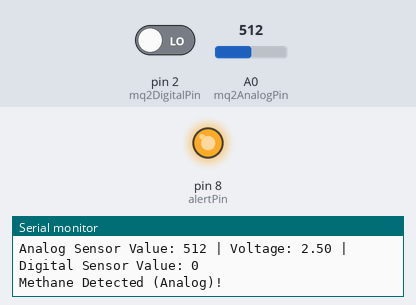
The sketch below on a simulated Arduino Uno, built with avr-gcc and run on an emulated ATmega328P. Shown: output pins drawn as LEDs (lit = HIGH), the last lines printed to the serial monitor. Dashed ring = blinking. The inputs (shaded band) are chosen by the test bench; at power-on: A0 (mq2AnalogPin) = 512, pin 2 (mq2DigitalPin) LOW.

Above: at 1.8 s.
1.9 s: A0 (mq2AnalogPin) set to 313
3.4 s: A0 (mq2AnalogPin) set to 294
At 5.0 s:
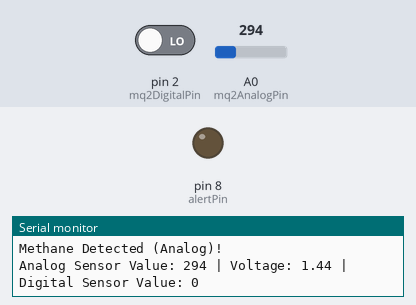
5.6 s: pin 2 (mq2DigitalPin) driven HIGH
At 6.6 s:
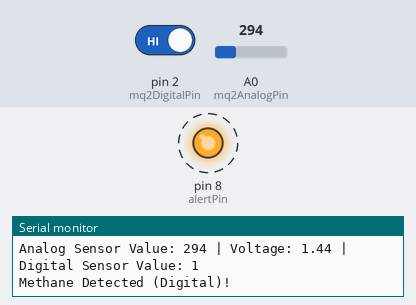
8.7 s: pin 2 (mq2DigitalPin) driven LOW
At 10.3 s:
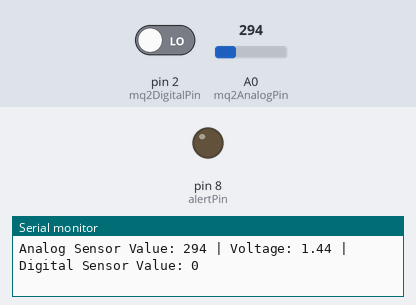
10.7 s: A0 (mq2AnalogPin) set to 306
At 11.9 s:
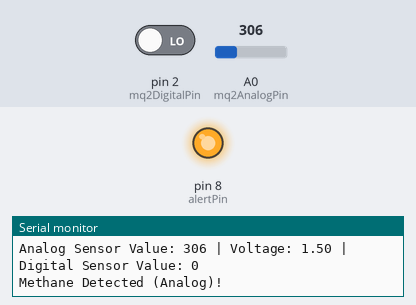
Timing chart, 0 to 13.7 s (numbered marks = the images above; inputs shaded):
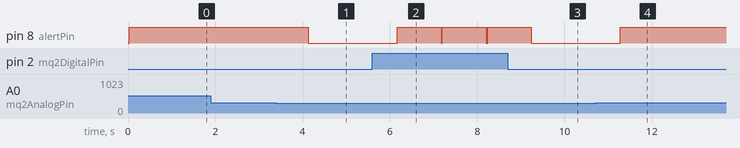

The sketch:

Mq2_buzzer_sketch_aug31a.ino
```cpp
// Define the pins for MQ-2 sensor and alert
const int mq2AnalogPin = A0;  // Analog pin for MQ-2 sensor
const int mq2DigitalPin = 2;  // Digital pin for MQ-2 sensor
const int alertPin = 8;       // Pin for buzzer or LED

void setup() {
  // Initialize serial communication for debugging
  Serial.begin(9600);

  // Set up the pins
  pinMode(mq2AnalogPin, INPUT);
  pinMode(mq2DigitalPin, INPUT);
  pinMode(alertPin, OUTPUT);
  digitalWrite(alertPin, LOW);  // Ensure the alert is off initially
}

void loop() {
  // Read the analog value from the MQ-2 sensor
  int sensorValue = analogRead(mq2AnalogPin);

  // Read the digital value from the MQ-2 sensor
  int digitalValue = digitalRead(mq2DigitalPin);

  // Convert the analog value to a voltage
  float voltage = sensorValue * (5.0 / 1023.0);

  // Print sensor values to the serial monitor
  Serial.print("Analog Sensor Value: ");
  Serial.print(sensorValue);
  Serial.print(" | Voltage: ");
  Serial.print(voltage);
  Serial.print(" | Digital Sensor Value: ");
  Serial.println(digitalValue);

  // Methane detection using analog value (adjust threshold)
  if (sensorValue > 300) {  // Example threshold for methane detection
    Serial.println("Methane Detected (Analog)!");
    digitalWrite(alertPin, HIGH);  // Turn on the alert (buzzer/LED)
  } else {
    digitalWrite(alertPin, LOW);   // Turn off the alert (buzzer/LED)
  }

  // Methane detection using digital value
  if (digitalValue == HIGH) {  // Digital pin goes HIGH if gas detected
    Serial.println("Methane Detected (Digital)!");
    digitalWrite(alertPin, HIGH);  // Turn on the alert (buzzer/LED)
  }

  // Small delay before next reading
  delay(1000);
}
```

Measured:
- the behaviour switches between 301 and 300 on A0 (mq2AnalogPin) (found by bisection; images 0 and 1)
- after the input at 3.4 s, pin 8 (alertPin): HIGH → LOW after 0.73 s
- after the input at 5.6 s, pin 8 (alertPin): alternates HIGH for 1.0 s and LOW for 0.03 s, starting after 0.57 s
- after the input at 8.7 s, pin 8 (alertPin): goes on until 9.2 s, then stays LOW
- after the input at 10.7 s, pin 8 (alertPin): LOW → HIGH after 0.58 s
